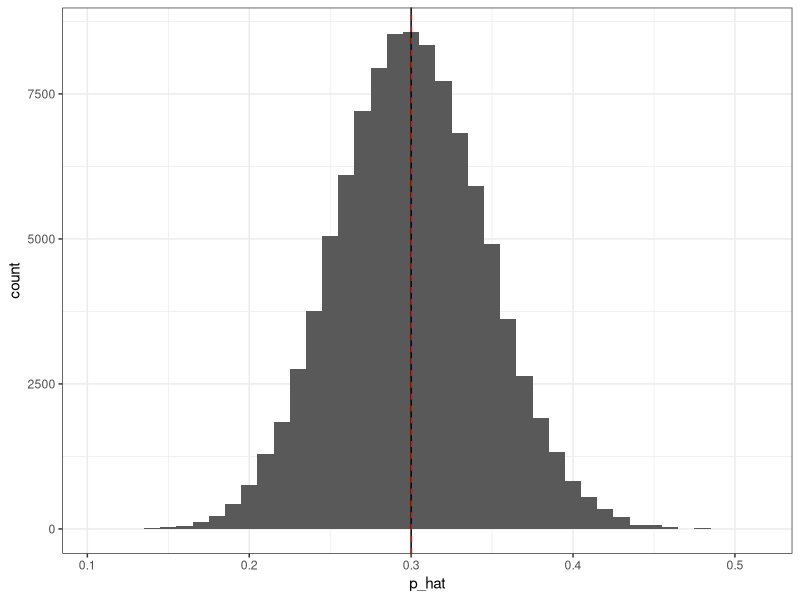
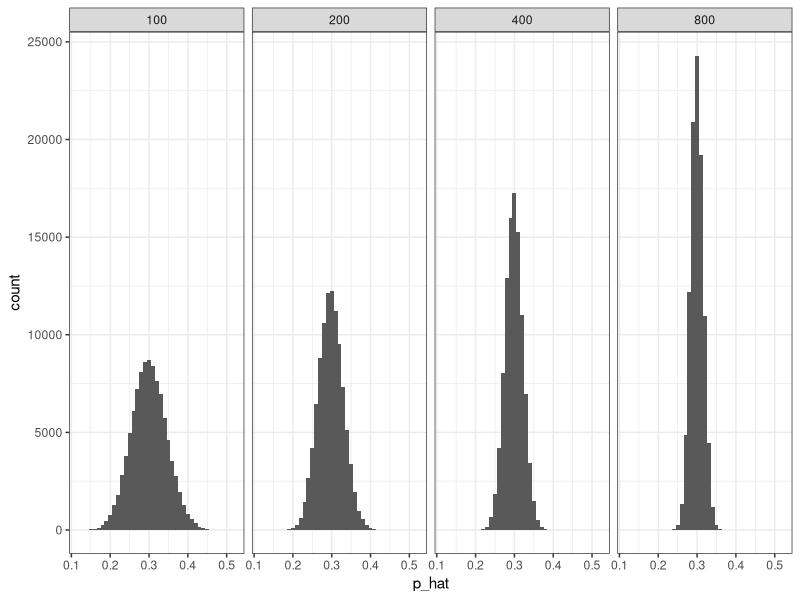
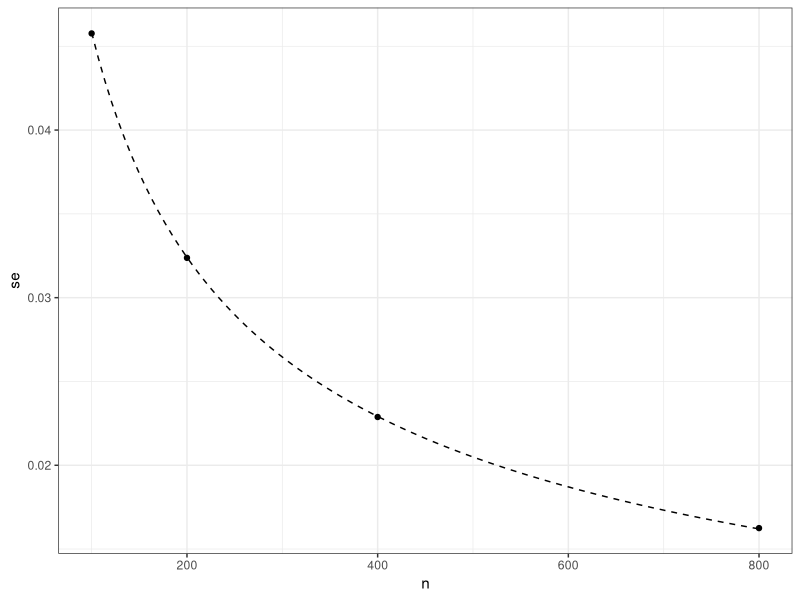
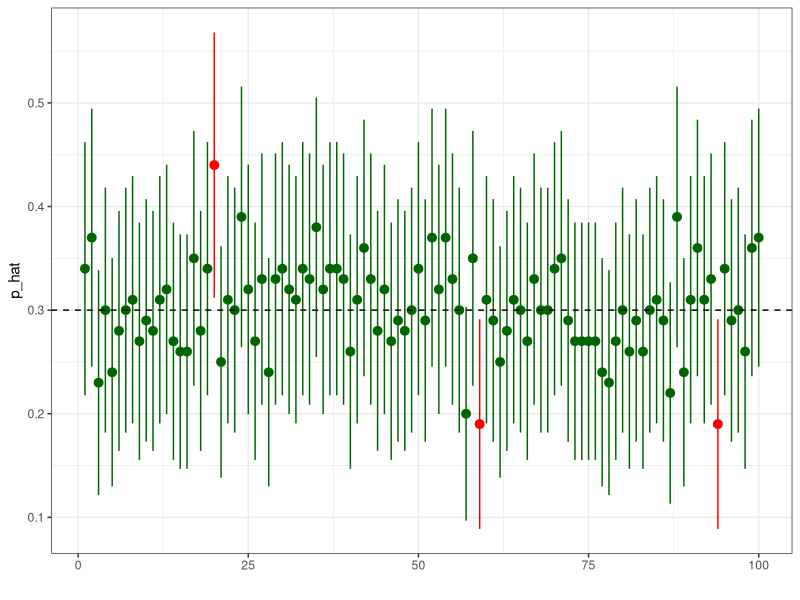
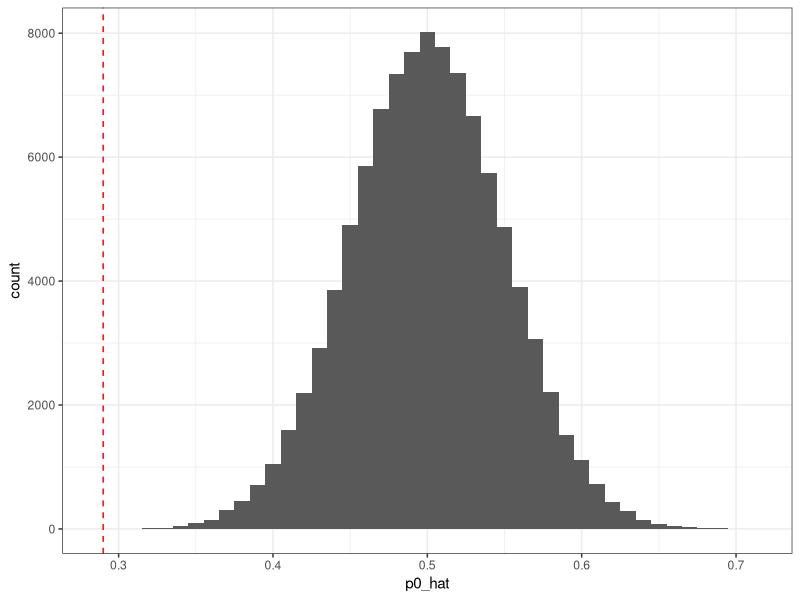
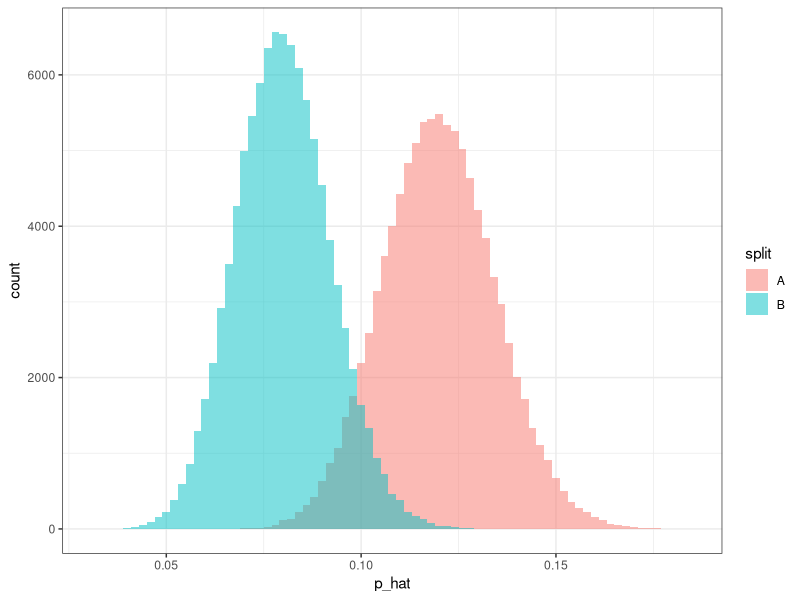
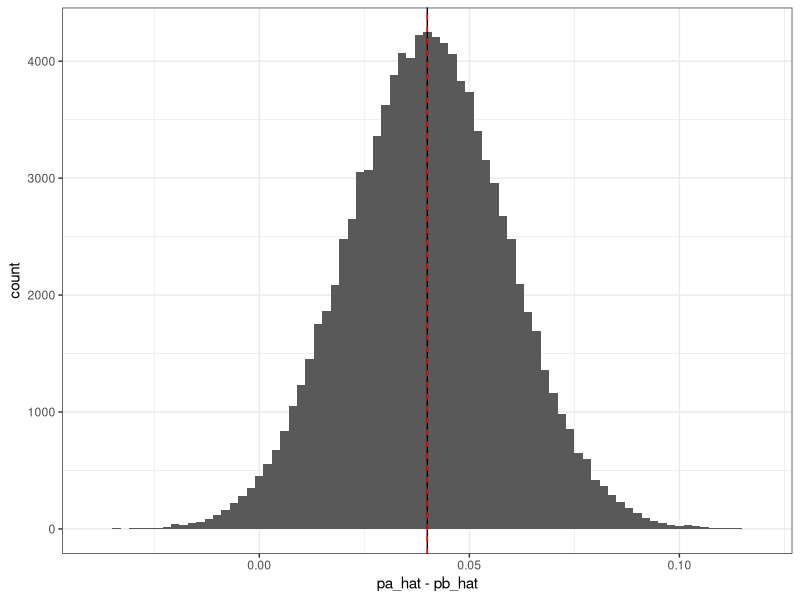
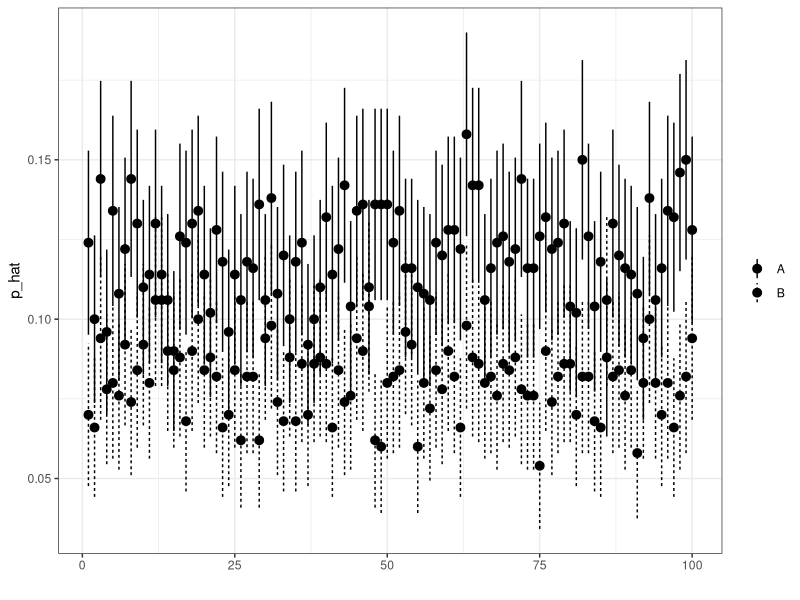

These charts were generated, in order, by the following R code:
## ---- chunk 1
library(tidyverse)

theme_set(theme_bw())

set.seed(42)
## ---- chunk 2
estimate_coin_bias <- function(n, p) {
  mean(rbinom(n, 1, p))
}

n <- 100
p <- 0.3
p_hat <- replicate(1e5, estimate_coin_bias(n, p))

# plot the sampling distribution
ggplot(data.frame(p_hat), aes(x = p_hat)) +
  geom_histogram(binwidth = 0.01) +
  geom_vline(xintercept = p) +
  geom_vline(xintercept = mean(p_hat), linetype = 2, color = "red")

# repeat this for different sample sizes
plot_data <- data.frame()
for (n in c(100, 200, 400, 800)) {
  tmp <- data.frame(n = n, p_hat = replicate(1e5, estimate_coin_bias(n, p)))
  plot_data <- rbind(plot_data, tmp)
}

ggplot(plot_data, aes(x = p_hat)) +
  geom_histogram(binwidth = 0.01) +
  facet_wrap(~n, nrow = 1)

se_data <- plot_data %>%
  group_by(n) %>%
  summarize(se = sd(p_hat))

ggplot(se_data, aes(x = n, y = se)) +
  geom_point() +
  stat_function(fun = function(n) {
    sqrt(p * (1 - p) / n)
  }, linetype = 2)
## ---- chunk 3
set.seed(42)
n <- 100
p <- 0.3
p_hat <- replicate(1e5, estimate_coin_bias(n, p))

# compute upper and lower confidence intervals
LCL <- p_hat - 2.58 * sqrt(p_hat * (1 - p_hat) / n)
UCL <- p_hat + 2.58 * sqrt(p_hat * (1 - p_hat) / n)

# check how often the true proportion is contained in the estimated confidence interval
mean(p >= LCL & p <= UCL)

# plot 100 confidence intervals and the true value
plot_data <- data.frame(p_hat, LCL, UCL)[1:100, ]
plot_data <- transform(plot_data, contains_p = (p >= LCL & p <= UCL))
ggplot(data = plot_data, aes(x = 1:nrow(plot_data), y = p_hat, color = contains_p)) +
  geom_pointrange(aes(ymin = LCL, ymax = UCL)) +
  geom_hline(yintercept = p, linetype = 2) +
  xlab("") +
  scale_color_manual(values = c("red", "darkgreen")) +
  theme(legend.position = "none")
## ---- chunk 4
# construct a null distribution: what would happen if the coin were fair?
set.seed(42)
n <- 100
p0_hat <- replicate(1e5, estimate_coin_bias(n, p = 0.5))

# now conduct one experiment with 100 rolls from a biased coin
p_hat <- estimate_coin_bias(n, p = 0.3)

# plot the null distribution and see where the observed estimate lies in it
ggplot(data.frame(p0_hat), aes(x = p0_hat)) +
  geom_histogram(binwidth = 0.01) +
  geom_vline(xintercept = p_hat, linetype = 2, color = "red")

# compare this to our experiment
# how likely is it that we would see an estimate this extreme if the coin really were fair?
num_as_extreme <- sum(p0_hat <= p_hat)
p_value <- num_as_extreme / length(p0_hat)
p_value
## ---- chunk 5
estimate_coin_bias <- function(n, p) {
  mean(rbinom(n, 1, p))
}

pa <- 0.12
pb <- 0.08
n <- 500
pa_hat <- replicate(1e5, estimate_coin_bias(n, pa))
pb_hat <- replicate(1e5, estimate_coin_bias(n, pb))

# wrangle the results into one data frame
plot_data <- bind_rows(
  data.frame(split = "A", trial = 1:length(pa_hat), p_hat = pa_hat),
  data.frame(split = "B", trial = 1:length(pb_hat), p_hat = pb_hat)
)

# plot the sampling distributions for each split
ggplot(data = plot_data, aes(x = p_hat, fill = split)) +
  geom_histogram(position = "identity", binwidth = 0.002, alpha = 0.5) +
  scale_alpha(guide = F)

# plot the sampling distribution of the difference
ggplot(data.frame(pa_hat, pb_hat), aes(x = pa_hat - pb_hat)) +
  geom_histogram(binwidth = 0.002) +
  geom_vline(xintercept = pa - pb) +
  geom_vline(xintercept = mean(pa_hat - pb_hat), linetype = 2, color = "red")

# note that variances add for independent random variables
variance_of_difference <- var(pa_hat - pb_hat)
sum_of_variances <- var(pa_hat) + var(pb_hat)
## ---- chunk 6
# plot 100 confidence intervals by split
plot_data <- transform(plot_data,
  LCL = p_hat - 1.96 * sqrt(p_hat * (1 - p_hat) / n),
  UCL = p_hat + 1.96 * sqrt(p_hat * (1 - p_hat) / n)
)
plot_data <- subset(plot_data, trial <= 100)
ggplot(data = plot_data, aes(x = trial, y = p_hat, linetype = split, position = "dodge")) +
  geom_pointrange(aes(ymin = LCL, ymax = UCL)) +
  xlab("") +
  theme(legend.title = element_blank())
## ---- chunk 7
# use power.prop.test to compute the sample size you need
power.prop.test(p1 = 0.08, p2 = 0.12, sig.level = 0.05, power = 0.80, alternative = "one.sided")
## ---- chunk 8
run_experiment <- function(pa, pb, n, alpha) {
  na <- sum(rbinom(n, 1, pa))
  nb <- sum(rbinom(n, 1, pb))
  test <- prop.test(x = c(na, nb), n = c(n, n), alternative = "greater", conf.level = alpha)
  test$p.value < alpha
}

compute_power <- function(pa, pb, n, alpha, r = 1000) {
  mean(replicate(r, run_experiment(pa, pb, n, alpha)))
}

pa <- 0.12
pb <- 0.08
alpha <- 0.05

N <- seq(100, 1000, by = 100)
pow <- c()
for (n in N) {
  pow <- c(pow, compute_power(pa, pb, n, alpha))
}

ggplot(data.frame(N, pow), aes(x = N, y = pow)) +
  geom_smooth(color = "gray") +
  geom_point()
